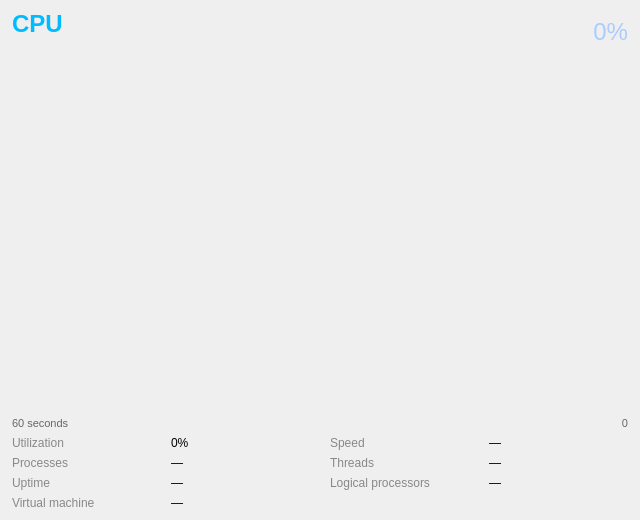
<?xml version="1.0" encoding="UTF-8"?>
<ui version="4.0">
 <class>CpuDetailWidget</class>
 <widget class="QWidget" name="CpuDetailWidget">
  <property name="geometry">
   <rect><x>0</x><y>0</y><width>640</width><height>520</height></rect>
  </property>
  <layout class="QVBoxLayout" name="verticalLayout" stretch="0,1,0,0">
   <property name="leftMargin"><number>12</number></property>
   <property name="topMargin"><number>10</number></property>
   <property name="rightMargin"><number>12</number></property>
   <property name="bottomMargin"><number>10</number></property>
   <property name="spacing"><number>6</number></property>

   <!-- Header row: title + model name + utilisation % -->
   <item>
    <layout class="QHBoxLayout" name="headerLayout" stretch="1,0">
     <item>
      <layout class="QVBoxLayout" name="headerLabelLayout">
       <property name="spacing"><number>2</number></property>
       <item>
        <widget class="QLabel" name="titleLabel">
         <property name="text"><string>CPU</string></property>
         <property name="styleSheet"><string>font-size: 18pt; font-weight: bold; color: #00bcff;</string></property>
        </widget>
       </item>
       <item>
        <widget class="QLabel" name="modelNameLabel">
         <property name="text"><string></string></property>
         <property name="styleSheet"><string>color: #aaa; font-size: 8pt;</string></property>
         <property name="wordWrap"><bool>true</bool></property>
        </widget>
       </item>
      </layout>
     </item>
     <item>
      <widget class="QLabel" name="utilizationLabel">
       <property name="text"><string>0%</string></property>
       <property name="alignment"><set>Qt::AlignRight|Qt::AlignVCenter</set></property>
       <property name="styleSheet"><string>font-size: 18pt; color: #aaccff;</string></property>
      </widget>
     </item>
    </layout>
   </item>

   <!-- Graph container — CpuGraphArea is inserted here at runtime -->
   <item>
    <widget class="QWidget" name="graphAreaContainer">
     <property name="minimumHeight"><number>180</number></property>
     <property name="sizePolicy">
      <sizepolicy hsizetype="Expanding" vsizetype="Expanding">
       <horstretch>0</horstretch>
       <verstretch>1</verstretch>
      </sizepolicy>
     </property>
    </widget>
   </item>

   <!-- Time axis labels -->
   <item>
    <layout class="QHBoxLayout" name="timeAxisLayout">
     <item>
      <widget class="QLabel" name="timeLeftLabel">
       <property name="text"><string>60 seconds</string></property>
       <property name="styleSheet"><string>color: #666; font-size: 8pt;</string></property>
      </widget>
     </item>
     <item>
      <spacer>
       <property name="orientation"><enum>Qt::Horizontal</enum></property>
       <property name="sizeHint" stdset="0"><size><width>40</width><height>0</height></size></property>
      </spacer>
     </item>
     <item>
      <widget class="QLabel" name="timeRightLabel">
       <property name="text"><string>0</string></property>
       <property name="alignment"><set>Qt::AlignRight|Qt::AlignVCenter</set></property>
       <property name="styleSheet"><string>color: #666; font-size: 8pt;</string></property>
      </widget>
     </item>
    </layout>
   </item>

   <!-- Stats grid: 3 columns of label/value pairs -->
   <item>
    <layout class="QGridLayout" name="statsGrid">
     <property name="horizontalSpacing"><number>20</number></property>
     <property name="verticalSpacing"><number>6</number></property>

     <!-- Row 0 -->
     <item row="0" column="0"><widget class="QLabel"><property name="text"><string>Utilization</string></property><property name="styleSheet"><string>color:#888;</string></property></widget></item>
     <item row="0" column="1"><widget class="QLabel" name="statUtilValue"><property name="text"><string>0%</string></property></widget></item>
     <item row="0" column="2"><widget class="QLabel"><property name="text"><string>Speed</string></property><property name="styleSheet"><string>color:#888;</string></property></widget></item>
     <item row="0" column="3"><widget class="QLabel" name="statSpeedValue"><property name="text"><string>—</string></property></widget></item>

     <!-- Row 1 -->
     <item row="1" column="0"><widget class="QLabel"><property name="text"><string>Processes</string></property><property name="styleSheet"><string>color:#888;</string></property></widget></item>
     <item row="1" column="1"><widget class="QLabel" name="statProcessesValue"><property name="text"><string>—</string></property></widget></item>
     <item row="1" column="2"><widget class="QLabel"><property name="text"><string>Threads</string></property><property name="styleSheet"><string>color:#888;</string></property></widget></item>
     <item row="1" column="3"><widget class="QLabel" name="statThreadsValue"><property name="text"><string>—</string></property></widget></item>

     <!-- Row 2 -->
     <item row="2" column="0"><widget class="QLabel"><property name="text"><string>Uptime</string></property><property name="styleSheet"><string>color:#888;</string></property></widget></item>
     <item row="2" column="1"><widget class="QLabel" name="statUptimeValue"><property name="text"><string>—</string></property></widget></item>
     <item row="2" column="2"><widget class="QLabel"><property name="text"><string>Logical processors</string></property><property name="styleSheet"><string>color:#888;</string></property></widget></item>
     <item row="2" column="3"><widget class="QLabel" name="statLogicalCpusValue"><property name="text"><string>—</string></property></widget></item>

     <!-- Row 3 -->
     <item row="3" column="0"><widget class="QLabel"><property name="text"><string>Virtual machine</string></property><property name="styleSheet"><string>color:#888;</string></property></widget></item>
     <item row="3" column="1"><widget class="QLabel" name="statVmValue"><property name="text"><string>—</string></property></widget></item>

    </layout>
   </item>

  </layout>
 </widget>
 <resources/>
 <connections/>
</ui>
